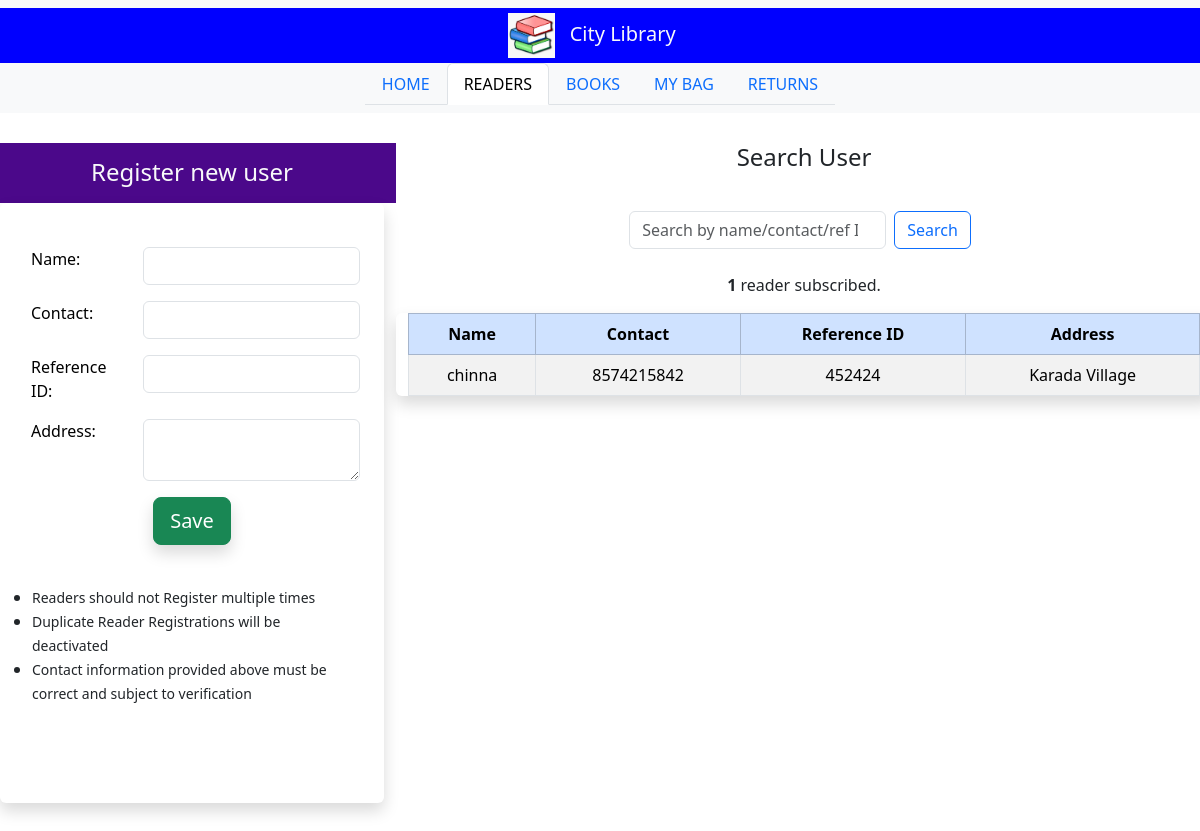
The page /readers/ on the database its author committed.
### lims_app/models.py (models this page shows, shortened)
class reader(models.Model):
    referece_id = models.CharField(max_length=200)
    reader_name = models.CharField(max_length=200)
    reader_contact = models.CharField(max_length=200)
    reader_address = models.TextField()
    active  = models.BooleanField(default=True)

### lims_app/views.py (the view, shortened to what this page needs)
# urls.py: path('readers/', readers_tab, name='readers_tab'),
def readers_tab(request):
    search_query = request.GET.get("search")
    if search_query and search_query.strip() != "":
        readers = reader.objects.filter(
            Q(reader_name__icontains=search_query) |
            Q(reader_contact__icontains=search_query) |
            Q(referece_id__icontains=search_query),
            active=True
        )
    else:
        readers = reader.objects.filter(active=True)
    return render(request, "readers.html", {
        "current_tab": "readers",
        "readers": readers,
        "search_query": search_query or ""
    })

### lims_app/templates/readers.html (shortened to what this page needs)
<!DOCTYPE html>
{% extends "index.html" %}
{% load static %}
{% block main_content %}
<div class="container-flex text-center justify-content-center align-items-center" style="padding-top: 10px; padding-bottom: 20px; margin-top: 10px;">
  <div class="row justify-content-center align-middle" style="margin-top: 10px; height: 60px;">
    <div class="col-md-4 text-light" style="background-color: #4B088A;">
      <h4 style="margin-top: 15px;">Register new user</h4>
    </div>
    <div class="col-md-8">
      <h4>Search User</h4>
    </div>
  </div>
  <div class="row">
    <div class="col-md-4">
      <div class="container shadow p-3 mb-5 bg-body rounded" style="overflow-y: auto; height: 600px; background: #CEECF5;">
        <form class="d-flex flex-column" action="{% url 'readers_tab' %}" method="POST">
          <table class="table table-borderless" style="margin-top: 20px;">
            <tr>
              <td style="text-align: left; padding-left: 15px;">Name:</td>
              <td><input type="text" class="form-control" name="reader_name" required /></td>
            </tr>
            <tr>
              <td style="text-align: left; padding-left: 15px;">Contact:</td>
              <td><input type="text" class="form-control" name="reader_contact" required /></td>
            </tr>
            <tr>
              <td style="text-align: left; padding-left: 15px;">Reference ID:</td>
              <td><input type="text" class="form-control" name="referece_id" required /></td>
            </tr>
            <tr>
              <td style="text-align: left; padding-left: 15px;">Address:</td>
              <td><textarea class="form-control" name="reader_address" required></textarea></td>
            </tr>
            <tr>
              <td colspan="2" class="text-center">
                <button class="btn btn-success btn-lg shadow" type="submit">Save</button>
              </td>
            </tr>
          </table>
        </form>
        <ul class="mt-3 text-start px-3">
          <li><small>Readers should not Register multiple times</small></li>
          <li><small>Duplicate Reader Registrations will be deactivated</small></li>
          <li><small>Contact information provided above must be correct and subject to verification</small></li>
        </ul>
      </div>
    </div>
    <div class="col-md-8">
      <div class="row">
        <nav class="navbar bg-body-light">
          <div class="container-fluid justify-content-center align-items-center">
            <form class="d-flex" method="GET" action="{% url 'readers_tab' %}">
              <input class="form-control me-2" type="search" placeholder="Search by name/contact/ref ID" name="search" value="{{ search_query }}" />
              <button class="btn btn-outline-primary me-2" type="submit">Search</button>
            </form>
          </div>
        </nav>
      </div>
      <div class="row mt-3">
        <p><strong>{{ readers|length }}</strong> reader{{ readers|length|pluralize }} subscribed.</p>
        <div class="table-responsive shadow rounded">
          <table class="table table-striped table-hover table-bordered align-middle mb-0">
            <thead class="table-primary text-center">
              <tr>
                <th>Name</th>
                <th>Contact</th>
                <th>Reference ID</th>
                <th>Address</th>
              </tr>
            </thead>
            <tbody>
              {% for r in readers %}
                <tr class="text-center">
                  <td>{{ r.reader_name }}</td>
                  <td>{{ r.reader_contact }}</td>
                  <td>{{ r.referece_id }}</td>
                  <td>{{ r.reader_address }}</td>
                </tr>
              {% empty %}
                <tr>
                  <td colspan="4" class="text-center text-danger">No readers found.</td>
                </tr>
              {% endfor %}
            </tbody>
          </table>
        </div>
      </div>
    </div>
  </div>
</div>
{% endblock %}

### rows shown on the page
reader: reader_name "chinna", reader_contact "8574215842", referece_id "452424", reader_address "Karada Village"

### other values the page prints
{{ readers|length }} "1"
